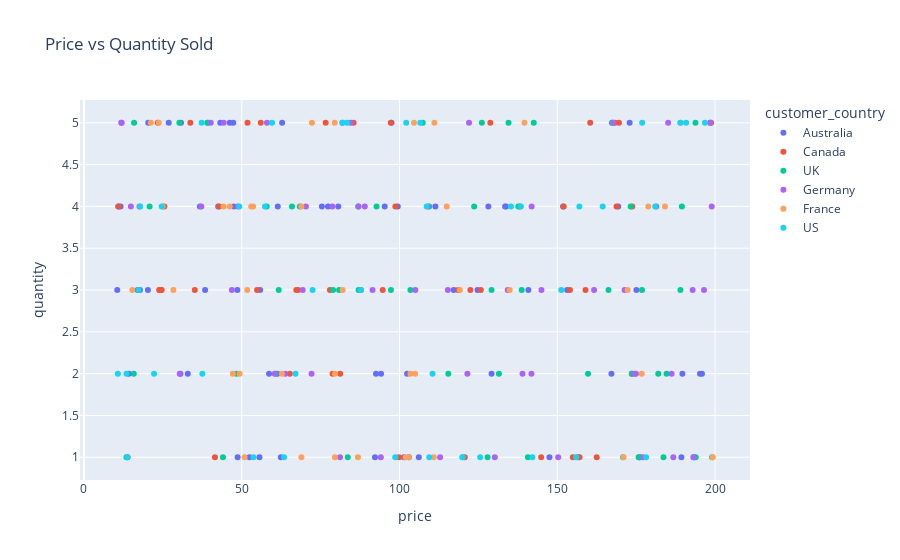

The code cell stored with this chart in its notebook:
### Markdown cell above
#### Create a scatter plot visualizing the relationship between product price and quantity sold, color-coded by customer country.

### Code cell
# Create a scatter plot visualizing the relationship between product price and quantity sold, color-coded by customer country.
fig = px.scatter(df, x='price', y='quantity', color='customer_country', title='Price vs Quantity Sold')
fig.show()

### Figure 1 — Plotly figure (JSON) as saved in the notebook; plotly's stock layout.template omitted (floating-point values rounded to 4 significant figures)
{"data": [{"hovertemplate": "customer_country=Australia<br>price=%{x}<br>quantity=%{y}<extra></extra>", "legendgroup": "Australia", "marker": {"color": "#636efa", "symbol": "circle"}, "mode": "markers", "name": "Australia", "orientation": "v", "showlegend": true, "type": "scatter", "x": [189.3, 133.8, 38.4, 48.61, 58.65, 62.79, 151.8, 30.58, 30.75, 153.1, 92.54, 10.89, 92.22, 156.6, 124.7, 61.42, 128.2, 47.51, 17, 175.1, 14.21, 169.3, 101.4, 42.54, 195.8, 10.55, 52.47, 20.27, 48.7, 102.4, 26.86, 111.4, 106.1, 17.74, 172.9, 80.59, 94.15, 47.32, 129.2, 176.1, 189.6, 133.5, 46.2, 77.33, 97.46, 117.2, 36.73, 95.3, 32.91, 20.37, 11.6, 167.2, 99.45, 140.8, 147.5, 61.35, 11.84, 75.4, 43.2, 103.0, 62.38, 55.61, 55.82, 195.2], "xaxis": "x", "y": [1, 4, 3, 3, 2, 5, 4, 2, 5, 3, 2, 4, 1, 1, 3, 4, 4, 4, 3, 3, 2, 4, 1, 4, 2, 3, 1, 3, 1, 2, 5, 4, 1, 3, 5, 4, 2, 5, 2, 1, 2, 4, 5, 4, 5, 3, 4, 4, 2, 5, 4, 2, 4, 3, 1, 2, 5, 4, 5, 1, 1, 1, 3, 2], "yaxis": "y"}, {"hovertemplate": "customer_country=Canada<br>price=%{x}<br>quantity=%{y}<extra></extra>", "legendgroup": "Canada", "marker": {"color": "#EF553B", "symbol": "circle"}, "mode": "markers", "name": "Canada", "orientation": "v", "showlegend": true, "type": "scatter", "x": [42.84, 54.85, 67.9, 98.69, 162.5, 24.04, 160.4, 120.7, 25.48, 154.9, 41.51, 173.8, 97.24, 24.4, 198.5, 193.4, 168.3, 35.12, 138.2, 51.83, 24.63, 157.1, 33.71, 94.67, 77.95, 154.0, 118.6, 144.9, 173.6, 65.25, 125.8, 78.79, 67.28, 23.4, 198.7, 169.5, 168.8, 128.8, 158.9, 85.45, 23.84, 81.19, 87.74, 13.82, 10.93, 99.86, 122.5, 152.0, 56.03, 76.59], "xaxis": "x", "y": [4, 3, 3, 4, 1, 3, 5, 1, 4, 1, 1, 4, 5, 3, 5, 1, 5, 3, 4, 5, 3, 1, 5, 3, 3, 3, 3, 1, 2, 2, 3, 2, 3, 5, 5, 5, 4, 5, 3, 5, 3, 2, 3, 1, 4, 1, 3, 4, 5, 5], "yaxis": "y"}, {"hovertemplate": "customer_country=UK<br>price=%{x}<br>quantity=%{y}<extra></extra>", "legendgroup": "UK", "marker": {"color": "#00cc96", "symbol": "circle"}, "mode": "markers", "name": "UK", "orientation": "v", "showlegend": true, "type": "scatter", "x": [142.5, 123.7, 189.5, 20.8, 39.3, 39.07, 65.91, 131.5, 15.88, 176.0, 30.23, 13.48, 97.28, 127.9, 107.3, 86.94, 140.7, 103.5, 167.3, 44.05, 87.03, 193.3, 193.8, 199.1, 193.9, 78.96, 92.72, 167.5, 115.5, 138.7, 126.1, 184.6, 189.0, 183.6, 129.2, 166.2, 175.8, 109.4, 57.92, 80.85, 182.0, 170.8, 83.6, 134.5, 137.7, 173.2, 61.72, 60.79, 173.6, 176.8, 48.32, 68.42, 159.7, 15.78], "xaxis": "x", "y": [5, 4, 4, 4, 5, 5, 4, 2, 5, 1, 5, 1, 3, 1, 5, 4, 1, 3, 5, 1, 3, 1, 5, 1, 1, 3, 4, 5, 2, 3, 5, 2, 3, 1, 3, 3, 1, 4, 4, 3, 2, 1, 1, 5, 4, 4, 3, 2, 2, 3, 2, 4, 2, 2], "yaxis": "y"}, {"hovertemplate": "customer_country=Germany<br>price=%{x}<br>quantity=%{y}<extra></extra>", "legendgroup": "Germany", "marker": {"color": "#ab63fa", "symbol": "circle"}, "mode": "markers", "name": "Germany", "orientation": "v", "showlegend": true, "type": "scatter", "x": [171.3, 150.3, 161.7, 145.0, 186.2, 177.2, 30.36, 167.7, 181.4, 109.0, 174.9, 48.75, 11.95, 91.44, 121.5, 198.9, 198.5, 44.26, 130.2, 94.08, 17.59, 139.0, 86.99, 14.87, 81.14, 70.33, 81.87, 37.19, 193.1, 46.88, 196.5, 192.9, 141.8, 60.42, 63.81, 69.32, 78.71, 84.53, 105, 72.13, 115.3, 88.98, 40.18, 122.0, 134.3, 58, 141.9, 186.8, 112.9, 174.5, 185.1], "xaxis": "x", "y": [3, 1, 3, 3, 2, 1, 2, 5, 4, 4, 2, 4, 5, 3, 2, 4, 5, 5, 1, 1, 4, 2, 4, 4, 1, 4, 5, 4, 1, 3, 3, 3, 2, 2, 2, 3, 4, 5, 3, 2, 3, 4, 5, 5, 3, 5, 4, 1, 1, 2, 5], "yaxis": "y"}, {"hovertemplate": "customer_country=France<br>price=%{x}<br>quantity=%{y}<extra></extra>", "legendgroup": "France", "marker": {"color": "#FFA15A", "symbol": "circle"}, "mode": "markers", "name": "France", "orientation": "v", "showlegend": true, "type": "scatter", "x": [171.0, 68.9, 81.98, 15.31, 101.9, 79.46, 119.1, 50.91, 47.18, 111.0, 79.56, 28.33, 103.5, 110.9, 134.9, 115.0, 53, 104.9, 23.7, 68.92, 62.73, 184.1, 21.19, 86.82, 79.52, 53.61, 49.35, 178.8, 72.24, 24.93, 139.6, 46.21, 189.2, 176.8, 199.3, 44.24, 51.74, 104.6, 172.3, 103.0], "xaxis": "x", "y": [1, 4, 3, 3, 1, 5, 3, 1, 2, 5, 2, 3, 2, 1, 3, 4, 4, 2, 5, 1, 2, 4, 5, 1, 1, 4, 2, 4, 5, 4, 5, 4, 5, 2, 1, 4, 3, 5, 3, 1], "yaxis": "y"}, {"hovertemplate": "customer_country=US<br>price=%{x}<br>quantity=%{y}<extra></extra>", "legendgroup": "US", "marker": {"color": "#19d3f3", "symbol": "circle"}, "mode": "markers", "name": "US", "orientation": "v", "showlegend": true, "type": "scatter", "x": [13.49, 10.74, 53.7, 125.6, 108.6, 110.5, 135.3, 106.6, 37.28, 49.21, 17.83, 138.4, 22.21, 119.9, 156.0, 120.0, 176.9, 83.38, 189.0, 81.93, 142.1, 57.38, 67.05, 63.42, 24.63, 109.4, 190.8, 37.53, 102.1, 98.64, 59.6, 157.0, 164.4, 178.1, 151.3, 72.44, 13.78, 17.3, 196.8, 181.0, 87.71], "xaxis": "x", "y": [2, 2, 1, 1, 4, 2, 4, 5, 5, 4, 4, 4, 2, 1, 1, 1, 5, 5, 5, 5, 1, 4, 2, 1, 4, 1, 5, 2, 5, 1, 5, 4, 4, 1, 3, 3, 1, 3, 5, 4, 3], "yaxis": "y"}], "layout": {"legend": {"title": {"text": "customer_country"}, "tracegroupgap": 0}, "title": {"text": "Price vs Quantity Sold"}, "xaxis": {"anchor": "y", "domain": [0, 1], "title": {"text": "price"}}, "yaxis": {"anchor": "x", "domain": [0, 1], "title": {"text": "quantity"}}}}
